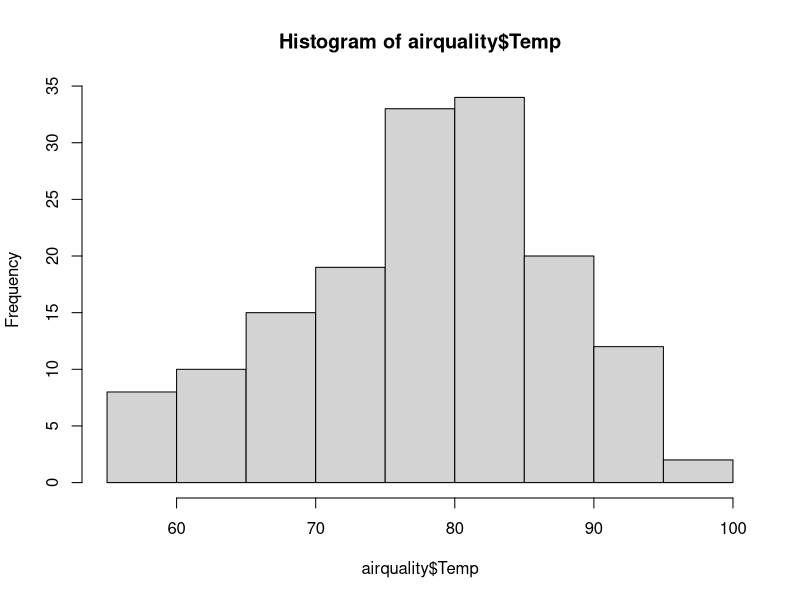
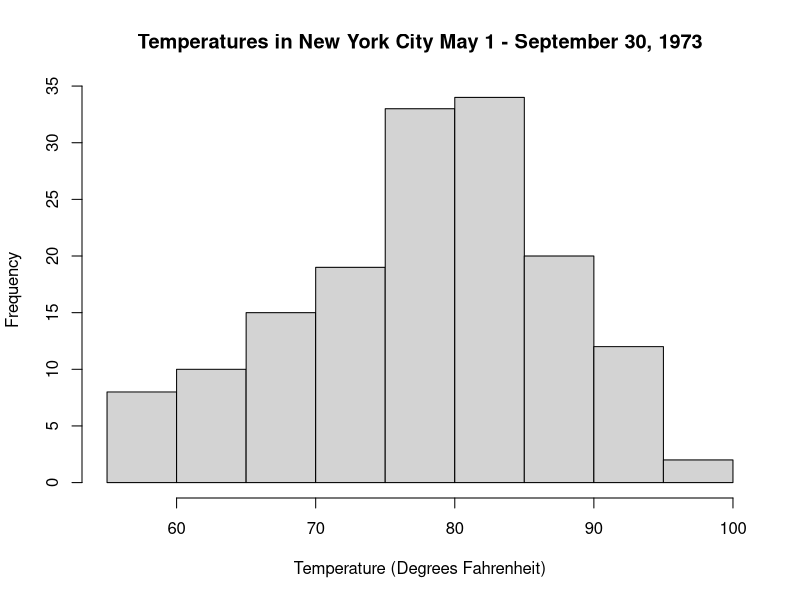
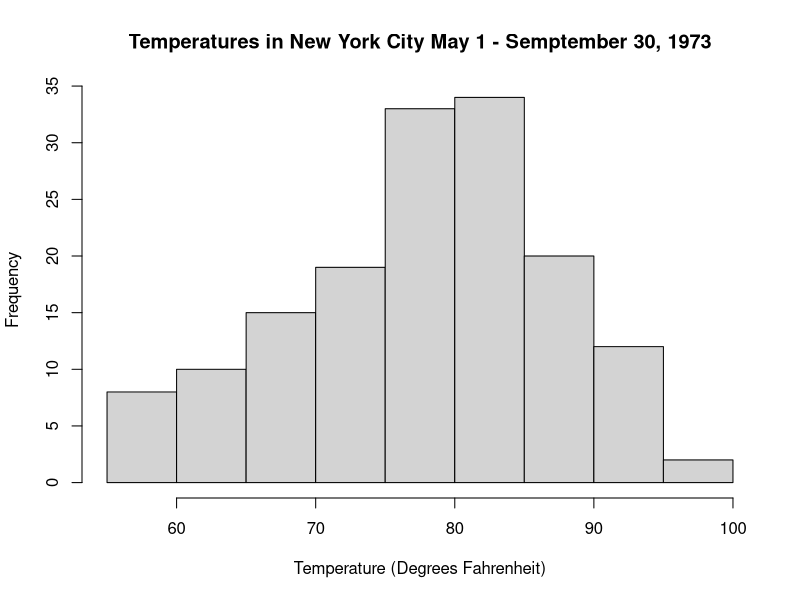
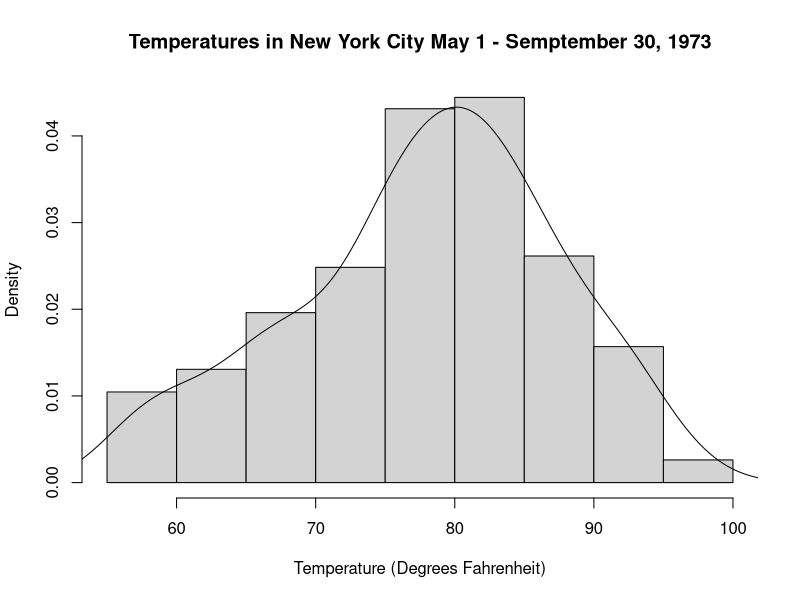
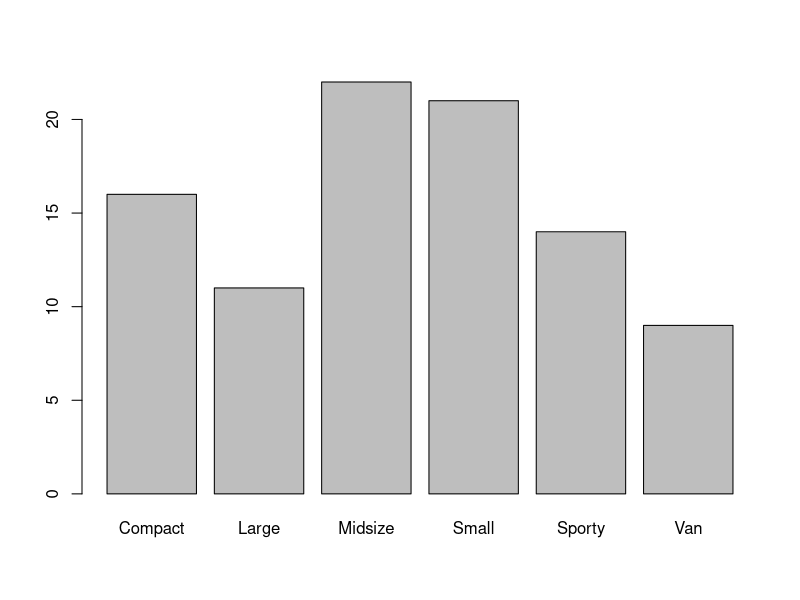
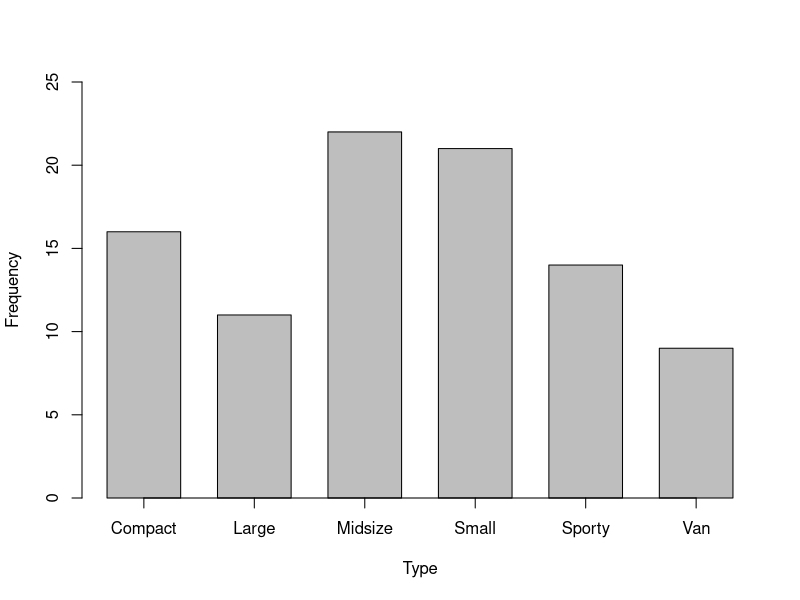
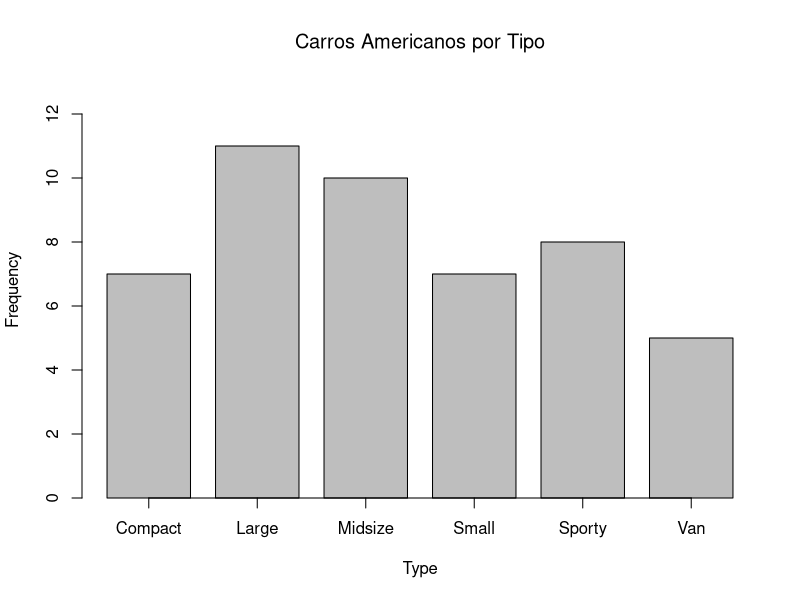
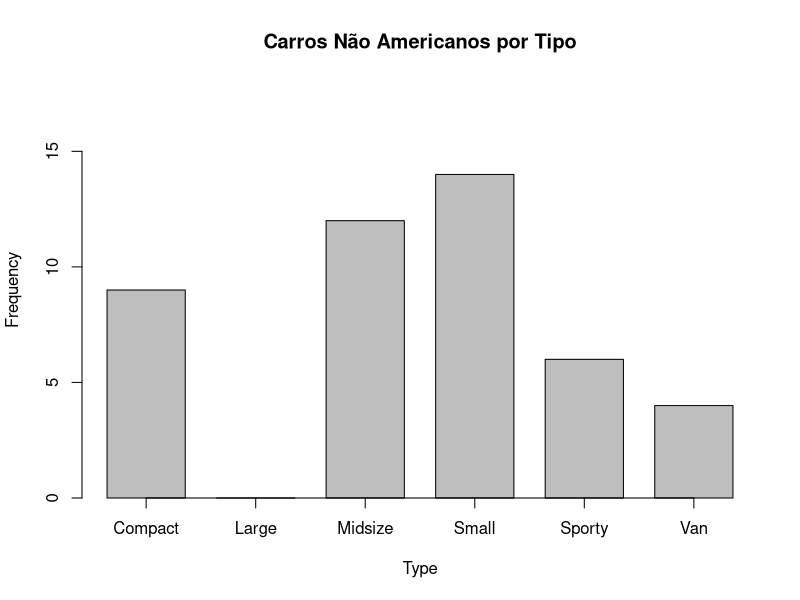

Generate these figures, in order, with R:
#Gráficos

library(datasets)
head(airquality)

#hist é uma função gráfica do R base para gerar histogramas
hist(airquality$Temp)

#A função pode receber alguns argumentos para melhorar a vizualização de dados.

hist(airquality$Temp, xlab = "Temperature (Degrees Fahrenheit)",
     main = "Temperatures in New York City May 1 - September 30, 1973")

#Setando o número de barras

hist(airquality$Temp, xlab = "Temperature (Degrees Fahrenheit)",
     main = "Temperatures in New York City May 1 - Semptember 30, 1973",
     breaks = 9)

#Gráfico de densidade, ao invés da frequencia, é registrada
#a probabilidade de que uma temperatura selecionada dos dados esteja nesse intervalo.
#Adicionar o parametro probability

hist(airquality$Temp, xlab = "Temperature (Degrees Fahrenheit)",
     main = "Temperatures in New York City May 1 - Semptember 30, 1973",
     probability = TRUE)

#Adicionar linha ao gráfico de densidade
lines(density(airquality$Temp))

#Grafico de barras

#Variavel X categórica

library(MASS)
head(Cars93[1:13])

#Tabela de frêquencias

table(Cars93$Type)
table(Cars93$Manufacturer)

#Gráfico de barras

barplot(table(Cars93$Type))

#Adicionando argumentos ao barplot

barplot(table(Cars93$Type), ylim=c(0,25), xlab="Type", ylab="Frequency",
        axis.lty = "solid",
        space = .5)
#onde ylim altera o limite do eixo Y para 25, sendo assim a barra Midsize não vai além do
#limite

library(dplyr)

carros <- Cars93
carros_americanos <- filter(carros, Origin == "USA")

#Gráfico carros americanos

barplot(table(carros_americanos$Type), ylim=c(0,13), xlab = "Type",
        ylab = "Frequency", axis.lty = "solid",
        space = .3)
title(main = "Carros Americanos por Tipo", font.main = 28)

carros_non_americanos <- filter(carros, Origin == "non-USA")


barplot(table(carros_non_americanos$Type), ylim = c(0,18),
        xlab = "Type", ylab = "Frequency", axis.lty= "solid", space= .4)
title(main = "Carros Não Americanos por Tipo")

barplot(table(carros$Cylinders), ylim = c(0,60),
        xlab = "Cylinders", ylab = "Frequency", axis.lty= "solid", space= .4)
title(main = "Carros por quantidade de cilindros", font.main = 28)


#Quantidade de Airbags

barplot(table(carros$AirBags), ylim = c(0,55),
        xlab = "Airbags", ylab = "Frequency", axis.lty = "solid",
        space = .5)
title(main = "Carros Por Quantidade de Airbags", font.main = 28)


#Carros por tipo de tração

barplot(table(carros$DriveTrain), ylim = c(0,70),
        xlab = "Tipo de Tração",
        ylab = "Quantidade", axis.lty = "solid",
        space = .5)
title(main = "Carros Por Tipo de Tração", font.main = 25)

#Agrupando barras


cores <- HairEyeColor
cores

females <- cores[,,2]
females


nome.cores = c("black", "grey40", "grey80", "white")

barplot(t(females), beside=T, ylim = c(0,70), xlab = "Hair Color",
        ylab = "Frequency of Eye Color", col=nome.cores, axis.lty = "solid")
#beside permite que as barras sejam agrupadas lado a lado
#sem esse parametro, veriamos um gráfico de composição (colunas empilhadas)


#Inserindo a legenda

legend("topleft", rownames(t(females)), cex = 0.8, fill=nome.cores,
       title = "Eye Color")

#primeiro argumento referencia a posição da legenda
# segundo fornece os nomes
#terceiro especifica o tamanho do caracteres (80% do tamanho normal)
# o quarto fornece as cores para amostra de cores
# ultimo, titulo

#Projeto Rápido Sugerido 3.1

#Alterar a cor das legendas para refletir as cores reais

#obter todas cores do R
colors()

#função de pesquisa grep para buscar as cores que tenham o argumento no nome (nesse caso brown)
colors()[grep("brown",colors())]

novas_cores <- c("brown4","dodgerblue1","sandybrown","limegreen")

barplot(t(females), beside=T, ylim = c(0,70), xlab = "Hair Color",
        ylab = "Frequency of Eye Color", col=novas_cores, axis.lty = "solid")


#Projeto Rápido Sugerido 3.2

tipo_origem <- subset(carros,
                      select = c("Type", "Origin"))

cores_carros <- c("blue","grey70")

barplot(t(table(tipo_origem)), beside=T, ylim = c(0,15), xlab = "Type",
        ylab = "Frequency", col=cores_carros, axis.lty = "solid")
legend("topright", rownames(t(table(tipo_origem))), cex = 0.8, fill=cores_carros,
       title = "Origem")
